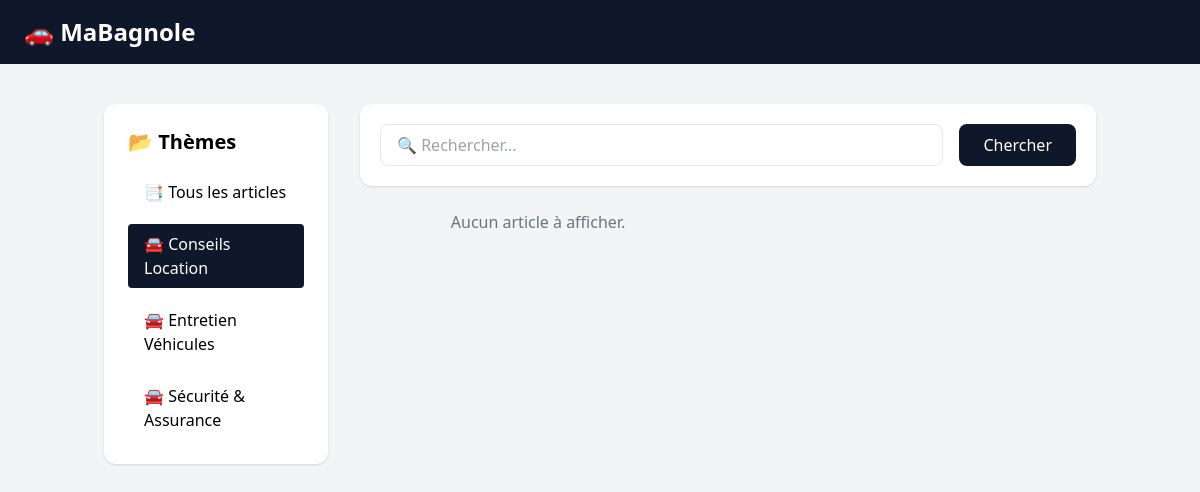
Screenshot of /page/blog.php?id_theme=1 with the database file from the repository.
### tables this page shows
CREATE TABLE themes (
    id INT PRIMARY KEY AUTO_INCREMENT,
    titre VARCHAR(100) NOT NULL,
    description TEXT,
    actif BOOLEAN DEFAULT TRUE
);

### CLASSES/blog/theme.php (called while the page is built, shortened)
<?php
class Theme {
     public static function listerTousActifs() {
        $db = new \Database();
        $pdo = $db->getPdo();
        $sql = "SELECT * FROM themes WHERE actif = 1 ORDER BY titre ASC";
        $stmt = $pdo->prepare($sql);
        $stmt->execute();
        return $stmt->fetchAll(\PDO::FETCH_ASSOC);
    }
}
?>

### page/blog.php (the view, shortened to what this page needs)
 <?php
require_once '../classes/blog/Theme.php';
 $themes = Theme::listerTousActifs();
 $id_theme_selectionne = $_GET['id_theme'] ?? null;
$mot_recherche = $_GET['recherche'] ?? null;
 if ($mot_recherche) {
    $articles = Article::rechercherParTitre($mot_recherche);
}
elseif ($id_theme_selectionne) {
     $articles = Article::listerParTheme($id_theme_selectionne);
}
else {
     $articles = [];
}
?>
<!DOCTYPE html>
<html lang="fr">
<head>
    <script src="https://cdn.tailwindcss.com"></script>
</head>
<body class="bg-gray-100">
<nav class="bg-slate-900 text-white px-6 py-4 flex justify-between items-center">
    <h1 class="text-2xl font-bold">🚗 MaBagnole</h1>
    </nav>
<div class="container mx-auto px-4 py-10 grid grid-cols-1 lg:grid-cols-4 gap-8">
    <aside class="bg-white rounded-xl shadow p-6 h-fit">
        <h3 class="text-xl font-bold mb-4">📂 Thèmes</h3>
        <ul class="space-y-3">
            <li>
                <a href="blog.php" class="block px-4 py-2 rounded <?= ($id_theme_selectionne === null) ? 'bg-slate-900 text-white' : '' ?>">
                    📑 Tous les articles
                </a>
            </li>
            <?php foreach ($themes as $t): ?>
            <li>
                <a href="blog.php?id_theme=<?= $t['id'] ?>" class="block px-4 py-2 rounded <?= ($id_theme_selectionne == $t['id']) ? 'bg-slate-900 text-white' : '' ?>">
                    🚘 <?= htmlspecialchars($t['titre']) ?>
                </a>
            </li>
            <?php endforeach; ?>
        </ul>
    </aside>
    <main class="lg:col-span-3 space-y-6">
        <form method="GET" action="blog.php" class="bg-white p-5 rounded-xl shadow flex gap-4">
            <input type="text" name="recherche"
                   value="<?= htmlspecialchars($mot_recherche ?? '') ?>"
                   placeholder="🔍 Rechercher..."
                   class="w-full border rounded-lg px-4 py-2 focus:ring focus:ring-slate-300">
            <button type="submit" class="bg-slate-900 text-white px-6 rounded-lg hover:bg-slate-800">
                Chercher
            </button>
        </form>
        <div class="grid md:grid-cols-2 gap-6">
            <?php if (!empty($articles)): ?>
                <?php foreach ($articles as $art): ?>
                    <div class="bg-white rounded-xl shadow p-5">
                        <h4 class="text-xl font-bold"><?= htmlspecialchars($art['titre']) ?></h4>
                        <a href="article.php?id=<?= $art['id'] ?>" class="text-blue-600">Lire plus...</a>
                    </div>
                <?php endforeach; ?>
            <?php else: ?>
                <p class="text-center text-gray-500">Aucun article à afficher.</p>
            <?php endif; ?>
        </div>
    </main>
</div>
</body>
</html>

### rows the page displays
themes: titre "Conseils Location"
themes: titre "Entretien Véhicules"
themes: titre "Sécurité & Assurance"
